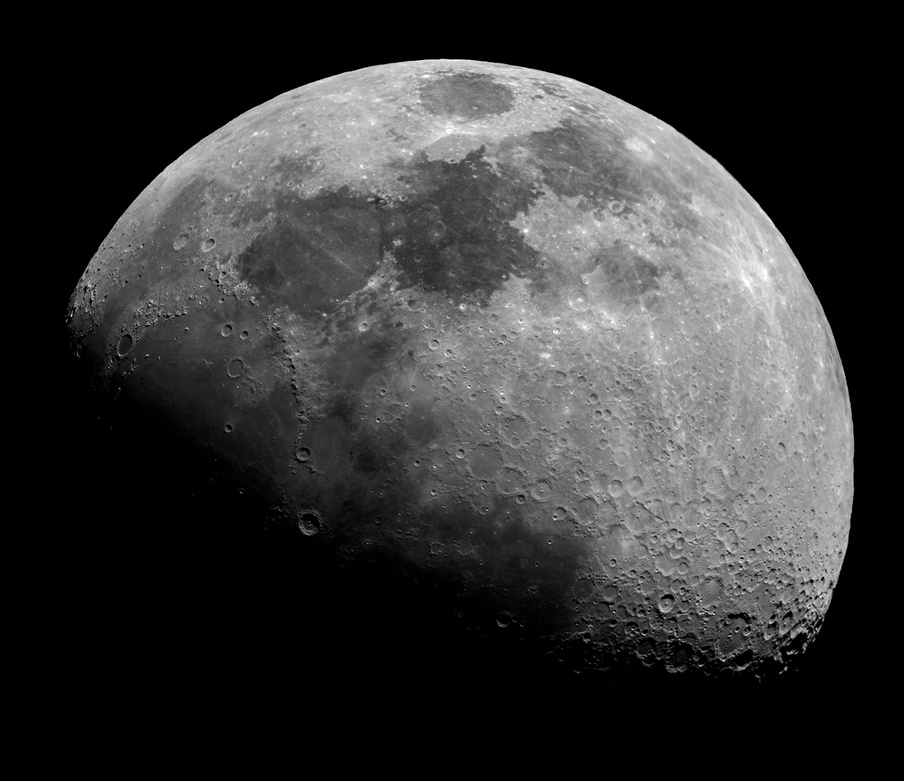
#> input picture images/moon.jpg, 904 x 781 px, shrunk from 1400 x 1209 before the run
$ jupyter execute perwitt_edge_detection.ipynb
#> lines starting #> are read from the running program, lines starting #| are printed output that depends on the picture
[cell 1]
import cv2
from skimage import img_as_int, img_as_ubyte
from PIL import Image
import scipy.ndimage.filters as flt
import numpy as np

[cell 2]
img_gray = img_as_int(cv2.imread('images/moon.jpg', 0))
#> img_gray: shape (781, 904) int16; min 0, max 32767, mean 6866.2

[cell 3]
prewitt_vertical = np.array([
    [-1, 0, 1],
    [-1, 0, 1],
    [-1, 0, 1]
])

[cell 4]
Image.fromarray(flt.convolve(img_gray, prewitt_vertical))
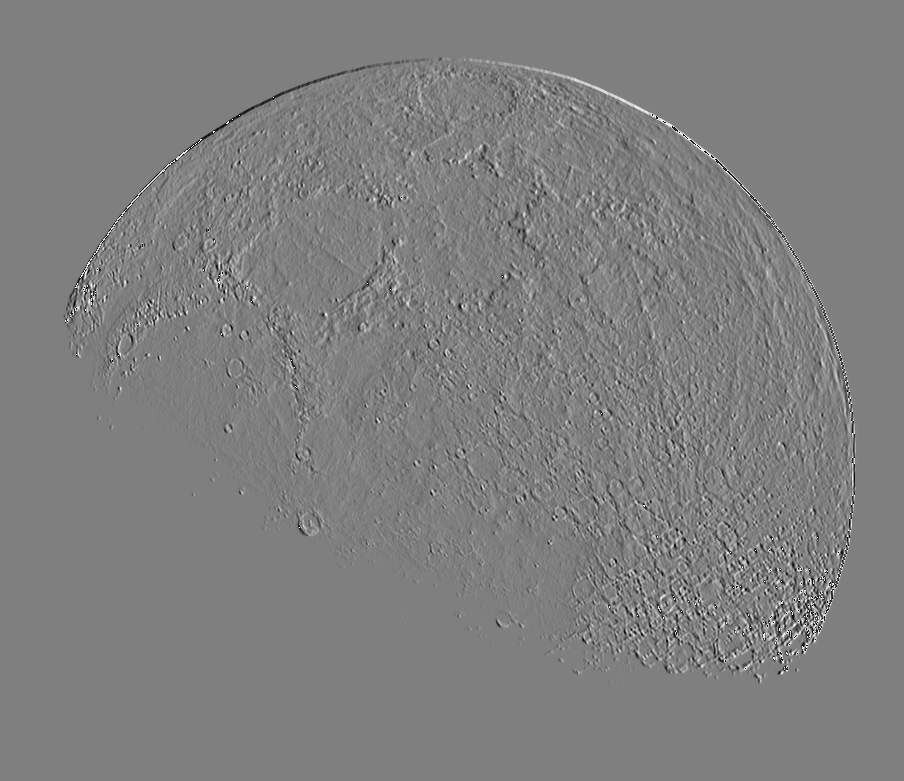
#> Out: PIL image 904x781 I; min -32768, max 32767, mean -58.9; drawn with min black and max white

[cell 5]
prewitt_horizontal = prewitt_vertical.swapaxes(0, 1)

[cell 6]
Image.fromarray(flt.convolve(img_gray, prewitt_horizontal))
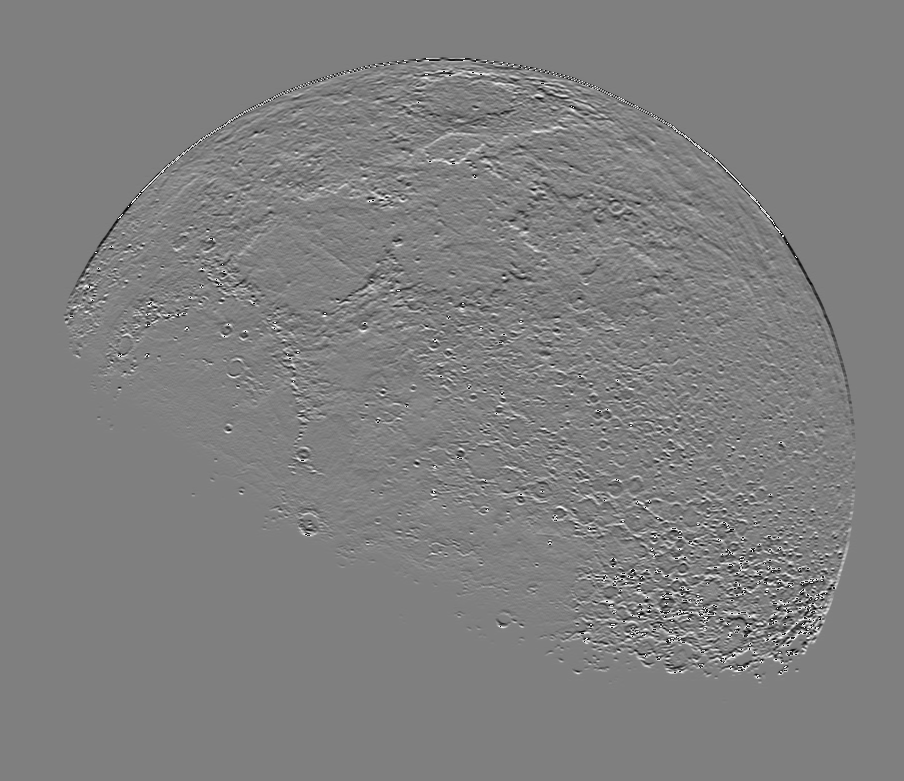
#> Out: PIL image 904x781 I; min -32768, max 32767, mean 96.3; drawn with min black and max white

$ run again, with images/Mercury.bmp saved as images/moon.jpg
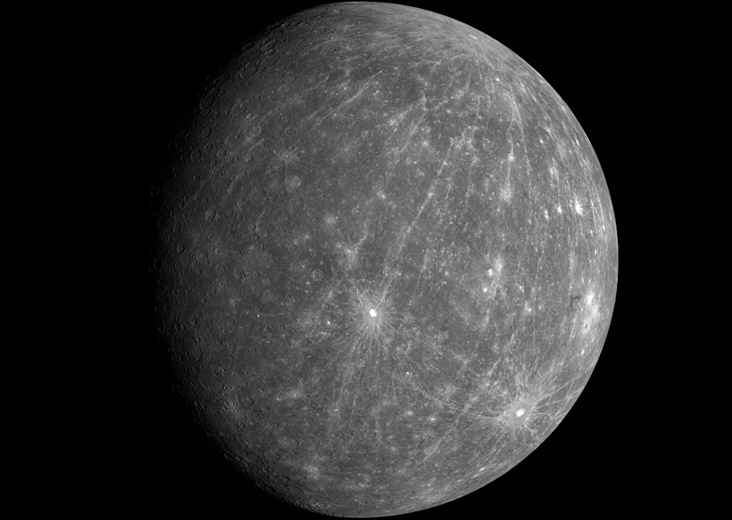
#> input picture images/Mercury.bmp, 732 x 520 px
#> `Image.fromarray(flt.convolve(img_gray, prewitt_vertical))`:
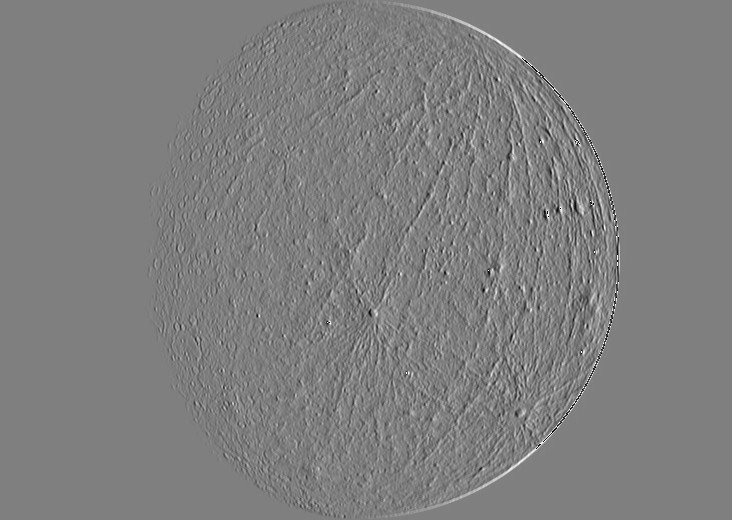
#> Out: PIL image 732x520 I; min -32768, max 32767, mean -114.2; drawn with min black and max white
#> `Image.fromarray(flt.convolve(img_gray, prewitt_horizontal))`:
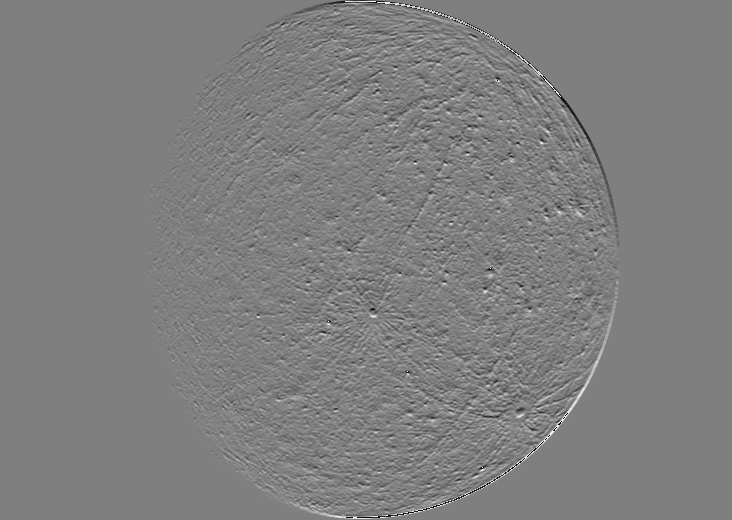
#> Out: PIL image 732x520 I; min -32767, max 32767, mean 16.5; drawn with min black and max white

$ run again, with images/girlface.bmp saved as images/moon.jpg
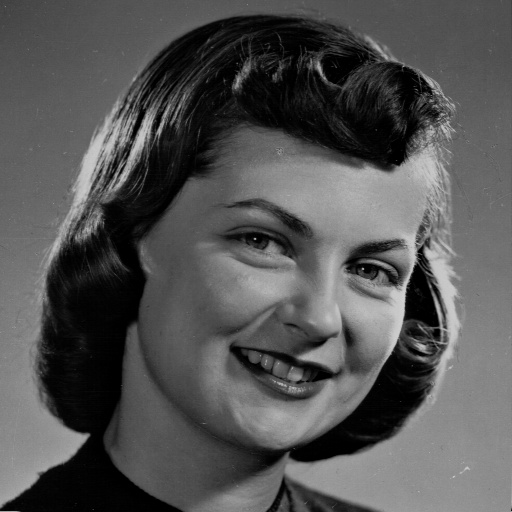
#> input picture images/girlface.bmp, 512 x 512 px
#> `img_gray = img_as_int(cv2.imread('images/moon.jpg', 0))`:
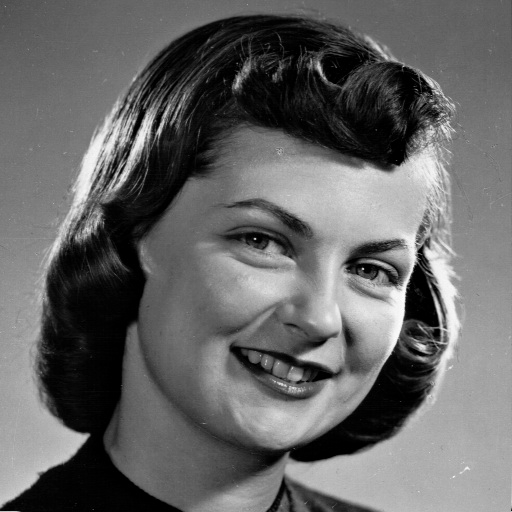
#> img_gray: shape (512, 512) int16; min 0, max 26856, mean 10737.1; drawn with min black and max white
#> `Image.fromarray(flt.convolve(img_gray, prewitt_horizontal))`:
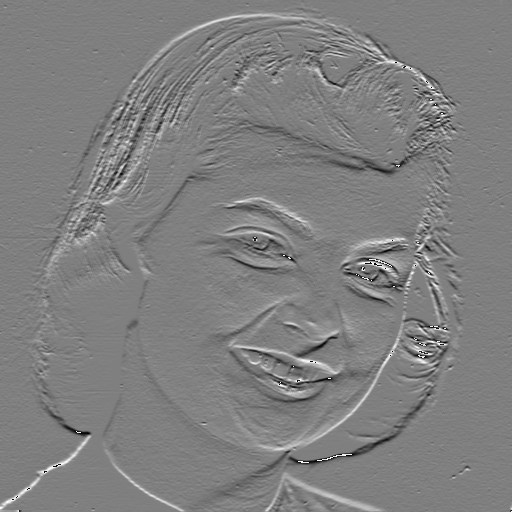
#> Out: PIL image 512x512 I; min -32768, max 32767, mean 40.4; drawn with min black and max white

$ run again, with images/houses.bmp saved as images/moon.jpg
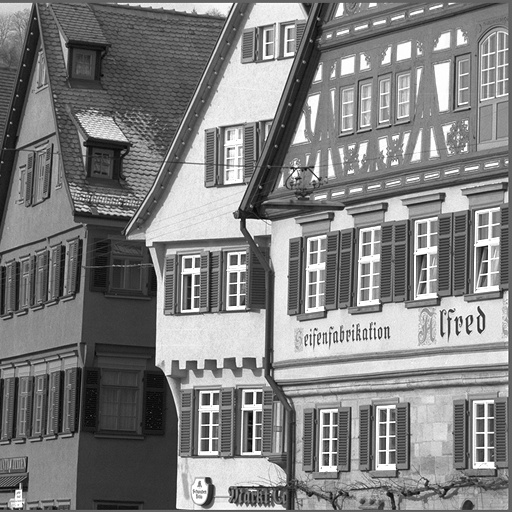
#> input picture images/houses.bmp, 512 x 512 px
#> `Image.fromarray(flt.convolve(img_gray, prewitt_vertical))`:
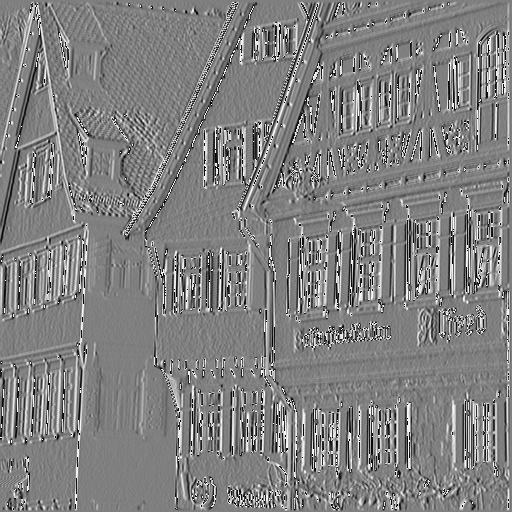
#> Out: PIL image 512x512 I; min -32768, max 32767, mean 342.3; drawn with min black and max white
#> `Image.fromarray(flt.convolve(img_gray, prewitt_horizontal))`:
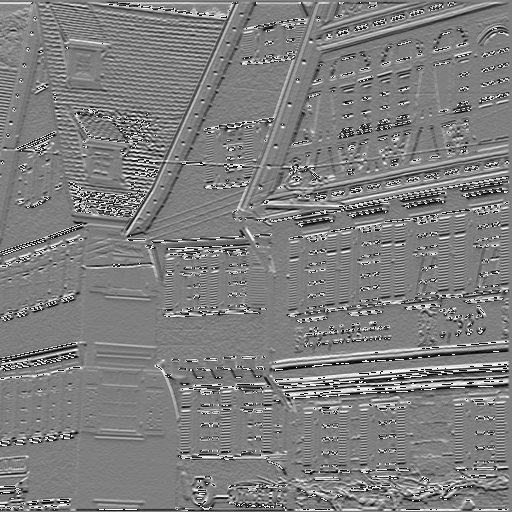
#> Out: PIL image 512x512 I; min -32768, max 32767, mean -66.4; drawn with min black and max white
